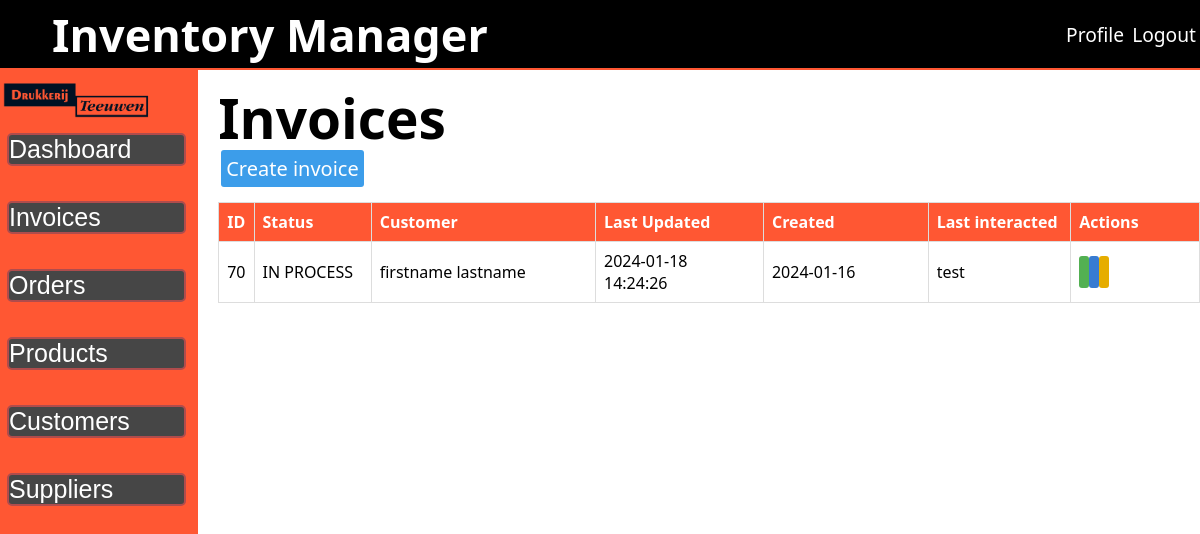
Screenshot of /public/invoice.php (signed in) with the database file from the repository.
### tables this page shows
CREATE TABLE `invoices` (
  `id` int(11) NOT NULL,
  `status` int(11) NOT NULL,
  `user_id` int(11) NOT NULL,
  `customer_id` int(11) NOT NULL,
  `number` varchar(15) NOT NULL,
  `mail` varchar(90) NOT NULL,
  `shipping_name` varchar(100) NOT NULL,
  `shipping_company` varchar(100) DEFAULT NULL,
  `shipping_street` varchar(100) NOT NULL,
  `shipping_postalcode` varchar(7) NOT NULL,
  `shipping_city` varchar(100) NOT NULL,
  `shipping_country` varchar(100) NOT NULL,
  `billing_name` varchar(100) NOT NULL,
  `billing_company` varchar(100) DEFAULT NULL,
  `billing_street` varchar(100) NOT NULL,
  `billing_postalcode` varchar(7) NOT NULL,
  `billing_city` varchar(100) NOT NULL,
  `billing_country` varchar(100) NOT NULL,
  `updated` datetime NOT NULL DEFAULT current_timestamp() ON UPDATE current_timestamp(),
  `created` date NOT NULL DEFAULT current_timestamp()
);

CREATE TABLE `invoice_status` (
  `id` int(11) NOT NULL,
  `status` varchar(10) NOT NULL
);

CREATE TABLE `customers` (
  `id` int(11) NOT NULL,
  `first_name` varchar(90) NOT NULL,
  `last_name` varchar(90) NOT NULL,
  `company_name` varchar(60) NOT NULL,
  `number` varchar(15) NOT NULL,
  `email` varchar(200) NOT NULL,
  `street` varchar(90) NOT NULL,
  `postcode` varchar(8) NOT NULL,
  `city` varchar(90) NOT NULL,
  `country` varchar(60) NOT NULL
);

CREATE TABLE `users` (
  `id` int(11) NOT NULL,
  `username` varchar(50) NOT NULL,
  `password` varchar(255) NOT NULL,
  `email` varchar(80) NOT NULL,
  `created` datetime NOT NULL
);

### public/invoice.php (the view, shortened to what this page needs)
<?php
require_once '../src/inc/session_check.php';
$sql = "SELECT
            *,
            `invoices`.`id` as `invoice_id`,
            `invoices`.`created` AS `invoice_created`
        FROM
            invoices
        INNER JOIN invoice_status ON invoices.status=invoice_status.id
        INNER JOIN customers ON invoices.customer_id=customers.id
        INNER JOIN users ON invoices.user_id=users.id
        ORDER BY
            updated
        DESC
        ";
$result = $con->query($sql);
?>
<h1>Invoices</h1>
<a class="new-data" href="createInvoice.php">Create invoice</a>
<div class="table-container">
    <table aria-label="">
        <thead>
            <tr>
                <th>ID</th>
                <th>Status</th>
                <th>Customer</th>
                <th>Last Updated</th>
                <th>Created</th>
                <th>Last interacted</th>
                <th>Actions</th>
            </tr>
        </thead>
        <?php while ($row = $result->fetch_assoc()) { ?>
            <tbody>
                <tr>
                    <td id="invoice-id">
                        <?php echo $row['invoice_id']; ?>
                    </td>
                    <td id="invoice-status">
                        <?php echo $row['status']; ?>
                    </td>
                    <td id="invoice-name">
                        <?php echo $row['first_name'] . ' ' . $row['last_name']; ?>
                    </td>
                    <td id="invoice-update">
                        <?php echo $row['updated']; ?>
                    </td>
                    <td id="invoice-create">
                        <?php echo $row['invoice_created']; ?>
                    </td>
                    <td id="invoice-user">
                        <?php echo $row['username'] ?>
                    </td>
                    <td id="invoice-action">
                        <a class="edit-data" href="editInvoice.php?id=<?php echo $row['invoice_id']; ?>">
                        </a>
                        <a class="view-data" href="view-invoice.php?id=<?php echo $row['invoice_id']; ?>">
                        </a>
                        <a class="download" href="download-invoice.php?id=<?php echo $row['invoice_id']; ?>">
                        </a>
                    </td>
                </tr>
            </tbody>
        <?php } ?>
    </table>
</div>

### assets/CSS/main.css (style rules this page uses)
* { box-sizing: border-box; font-family: system-ui, -apple-system, BlinkMacSystemFont, 'Segoe UI', Roboto, Oxygen, Ubuntu, Cantarell, 'Open Sans', 'Helvetica Neue', sans-serif; margin: 0px; padding: 0px; }
html { height: 100%; }
a { text-decoration: none; }
.main-content h1 { font-size: 55px; }
.table-container { margin-top: 20px; overflow: auto; height: 77vh; }
.table-container thead th { position: sticky; top: 0; }
.table-container table { border-collapse: collapse; border-spacing: 0; border: 1px solid #ddd; width: 100%; }
table { border-collapse: collapse; border-spacing: 0; }
.table-container th, .table-container td { padding: 8px; border: 1px solid #ddd; }
.table-container table td:first-child { max-width: 150px; }
.table-container table td:last-child { word-break: break-all; }
.table-container table th { padding: 12 0px; text-align: left; background: #FF5733; color: white; }
.dashboard-table-container table th, table td { padding: 8px; }
#invoice-id { width: 5px; }
#invoice-status { width: 20vh; }
#invoice-name { width: 50vh; }
#invoice-update { width: 35vh; }
#invoice-create { width: 35vh; }
#invoice-user { width: 25vh; }
#invoice-action { width: 25vh; }
.order-form-content table th, table td { border-bottom: 1px solid black; }
.new-data { margin: 3px; padding: 5px; font-size: 20px; border-radius: 3px; background: #3c9dea; color: white; }
.edit-data { padding: 5px; border-radius: 3px; background: #53b052; color: white; }
.view-data { padding: 5px; border-radius: 3px; background: #387bd1; color: white; }
.download { padding: 5px; border-radius: 3px; background: #e6ad00; color: white; }

### rows the page displays
invoices: id "70", status.status "IN PROCESS", customer.first_name "firstname", customer.last_name "lastname", updated "2024-01-18 14:24:26", created "2024-01-16", user.username "test"
